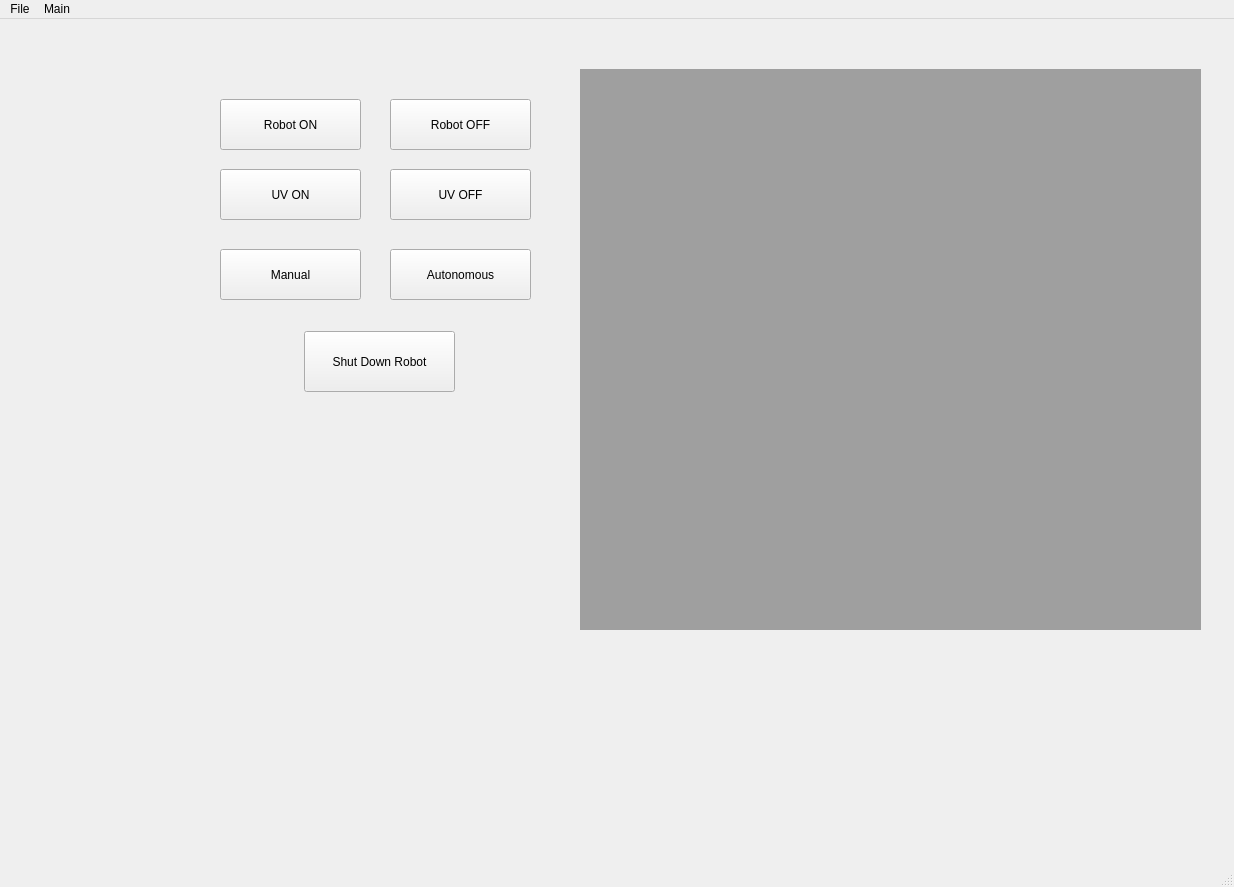
<?xml version="1.0" encoding="UTF-8"?>
<ui version="4.0">
 <class>MainWindow</class>
 <widget class="QMainWindow" name="MainWindow">
  <property name="geometry">
   <rect>
    <x>0</x>
    <y>0</y>
    <width>1234</width>
    <height>887</height>
   </rect>
  </property>
  <property name="windowTitle">
   <string>MainWindow</string>
  </property>
  <widget class="QWidget" name="centralwidget">
   <widget class="QPushButton" name="pb_auto">
    <property name="geometry">
     <rect>
      <x>390</x>
      <y>230</y>
      <width>141</width>
      <height>51</height>
     </rect>
    </property>
    <property name="text">
     <string>Autonomous</string>
    </property>
   </widget>
   <widget class="QPushButton" name="pb_manual">
    <property name="geometry">
     <rect>
      <x>220</x>
      <y>230</y>
      <width>141</width>
      <height>51</height>
     </rect>
    </property>
    <property name="text">
     <string>Manual</string>
    </property>
   </widget>
   <widget class="QPushButton" name="pb_uvon">
    <property name="geometry">
     <rect>
      <x>220</x>
      <y>150</y>
      <width>141</width>
      <height>51</height>
     </rect>
    </property>
    <property name="text">
     <string>UV ON</string>
    </property>
   </widget>
   <widget class="QPushButton" name="pb_uvoff">
    <property name="geometry">
     <rect>
      <x>390</x>
      <y>150</y>
      <width>141</width>
      <height>51</height>
     </rect>
    </property>
    <property name="text">
     <string>UV OFF</string>
    </property>
   </widget>
   <widget class="QPushButton" name="pb_roboton">
    <property name="geometry">
     <rect>
      <x>220</x>
      <y>80</y>
      <width>141</width>
      <height>51</height>
     </rect>
    </property>
    <property name="text">
     <string>Robot ON</string>
    </property>
   </widget>
   <widget class="QPushButton" name="pb_robotoff">
    <property name="geometry">
     <rect>
      <x>390</x>
      <y>80</y>
      <width>141</width>
      <height>51</height>
     </rect>
    </property>
    <property name="text">
     <string>Robot OFF</string>
    </property>
   </widget>
   <widget class="QMdiArea" name="mdiArea">
    <property name="geometry">
     <rect>
      <x>580</x>
      <y>50</y>
      <width>621</width>
      <height>561</height>
     </rect>
    </property>
   </widget>
   <widget class="QPushButton" name="pb_shutdown">
    <property name="geometry">
     <rect>
      <x>304</x>
      <y>312</y>
      <width>151</width>
      <height>61</height>
     </rect>
    </property>
    <property name="text">
     <string>Shut Down Robot</string>
    </property>
   </widget>
  </widget>
  <widget class="QMenuBar" name="menubar">
   <property name="geometry">
    <rect>
     <x>0</x>
     <y>0</y>
     <width>1234</width>
     <height>21</height>
    </rect>
   </property>
   <widget class="QMenu" name="menuFile">
    <property name="title">
     <string>File</string>
    </property>
    <addaction name="actionConnect"/>
    <addaction name="actionDisconnect"/>
    <addaction name="separator"/>
   </widget>
   <widget class="QMenu" name="menuMain">
    <property name="title">
     <string>Main</string>
    </property>
    <addaction name="actionRobot_Status"/>
   </widget>
   <addaction name="menuFile"/>
   <addaction name="menuMain"/>
  </widget>
  <widget class="QStatusBar" name="statusbar"/>
  <action name="actionConnect">
   <property name="text">
    <string>Connect</string>
   </property>
  </action>
  <action name="actionDisconnect">
   <property name="text">
    <string>Disconnect</string>
   </property>
  </action>
  <action name="actionRobot_Properties">
   <property name="text">
    <string>Robot Properties</string>
   </property>
  </action>
  <action name="actionRobot_Status">
   <property name="text">
    <string>Robot Status (F5)</string>
   </property>
  </action>
 </widget>
 <resources/>
 <connections/>
</ui>
